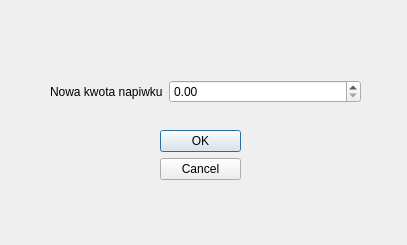
<?xml version="1.0" encoding="UTF-8"?>
<ui version="4.0">
 <class>EditLastTipDialog</class>
 <widget class="QDialog" name="EditLastTipDialog">
  <property name="geometry">
   <rect>
    <x>0</x>
    <y>0</y>
    <width>407</width>
    <height>245</height>
   </rect>
  </property>
  <property name="windowTitle">
   <string>Dialog</string>
  </property>
  <widget class="QDialogButtonBox" name="buttonBox">
   <property name="geometry">
    <rect>
     <x>160</x>
     <y>130</y>
     <width>81</width>
     <height>241</height>
    </rect>
   </property>
   <property name="orientation">
    <enum>Qt::Orientation::Vertical</enum>
   </property>
   <property name="standardButtons">
    <set>QDialogButtonBox::StandardButton::Cancel|QDialogButtonBox::StandardButton::Ok</set>
   </property>
  </widget>
  <widget class="QWidget" name="formLayoutWidget">
   <property name="geometry">
    <rect>
     <x>50</x>
     <y>80</y>
     <width>311</width>
     <height>41</height>
    </rect>
   </property>
   <layout class="QFormLayout" name="formLayout">
    <item row="0" column="1">
     <widget class="QDoubleSpinBox" name="newAmountSpinBox">
      <property name="minimum">
       <double>0.000000000000000</double>
      </property>
      <property name="maximum">
       <double>100000.000000000000000</double>
      </property>
      <property name="value">
       <double>0.000000000000000</double>
      </property>
     </widget>
    </item>
    <item row="0" column="0">
     <widget class="QLabel" name="label">
      <property name="text">
       <string>Nowa kwota napiwku</string>
      </property>
     </widget>
    </item>
   </layout>
  </widget>
 </widget>
 <resources/>
 <connections>
  <connection>
   <sender>buttonBox</sender>
   <signal>accepted()</signal>
   <receiver>EditLastTipDialog</receiver>
   <slot>accept()</slot>
   <hints>
    <hint type="sourcelabel">
     <x>248</x>
     <y>254</y>
    </hint>
    <hint type="destinationlabel">
     <x>157</x>
     <y>274</y>
    </hint>
   </hints>
  </connection>
  <connection>
   <sender>buttonBox</sender>
   <signal>rejected()</signal>
   <receiver>EditLastTipDialog</receiver>
   <slot>reject()</slot>
   <hints>
    <hint type="sourcelabel">
     <x>316</x>
     <y>260</y>
    </hint>
    <hint type="destinationlabel">
     <x>286</x>
     <y>274</y>
    </hint>
   </hints>
  </connection>
 </connections>
</ui>
